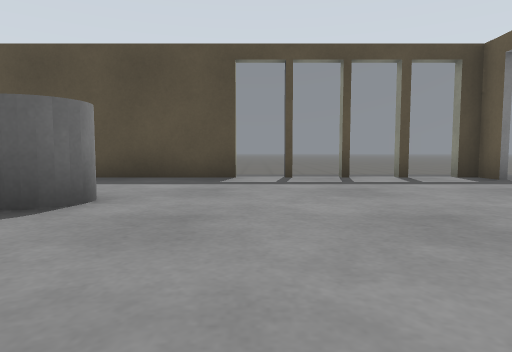
View 1 (above)

14 first-person views from a walk through a robot-simulator world made for Gazebo. The camera is 0.5 m above the floor, tilts 4° down and sees 75° across. The floor is counted in squares, 1 m on a side. Each view is taken from the middle of a square. On the plan, view 1 faces up. The plan holds only what a view shows up to about 9 squares ahead; the rest is blank.

View 2
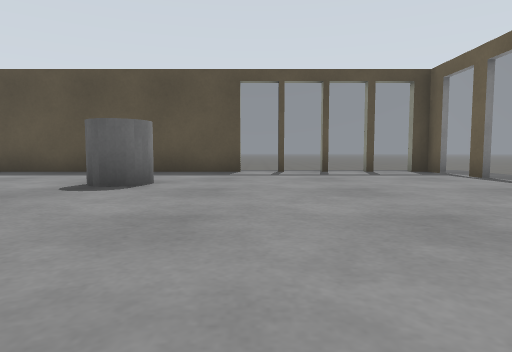

View 3
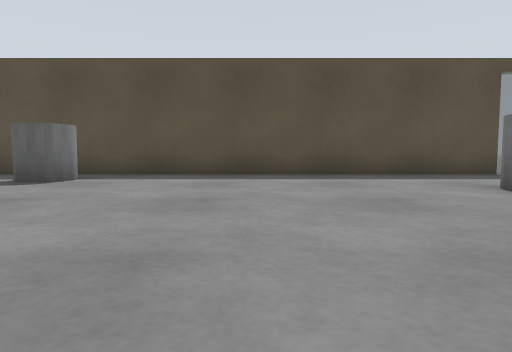

View 4
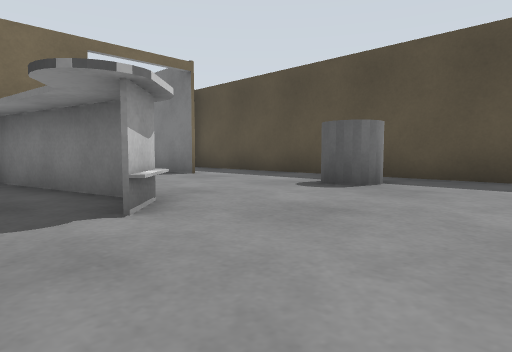

View 5
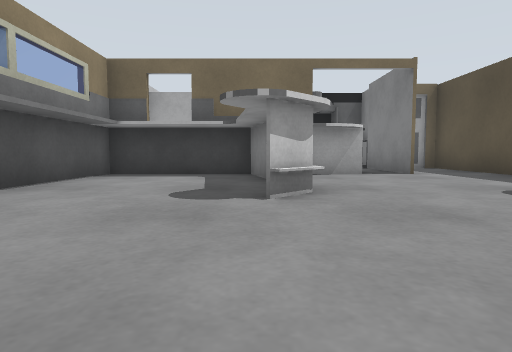

View 6
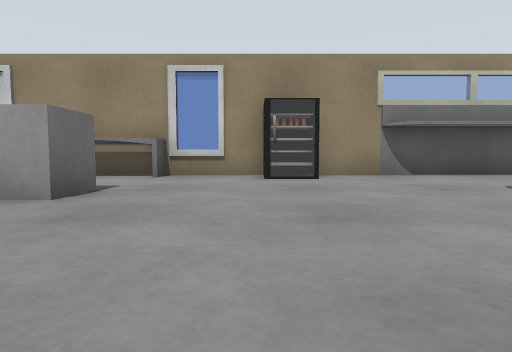

View 7
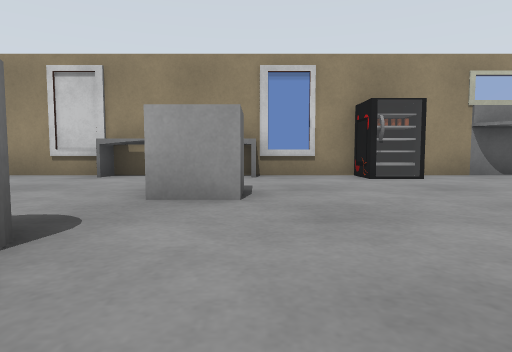

View 8
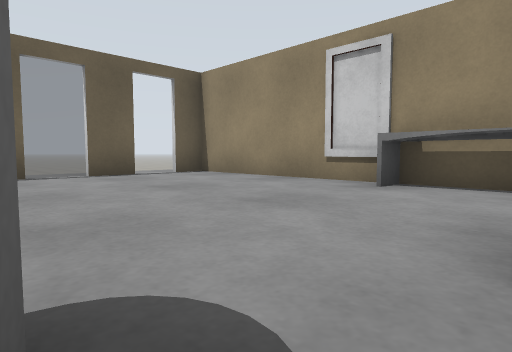

View 9
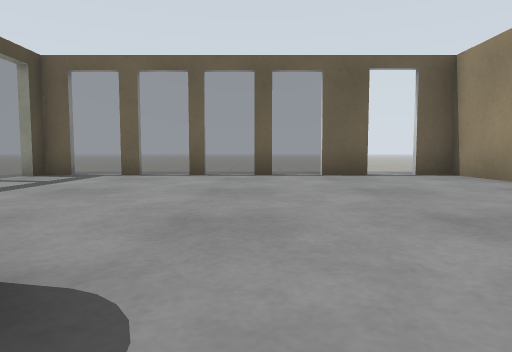

View 10
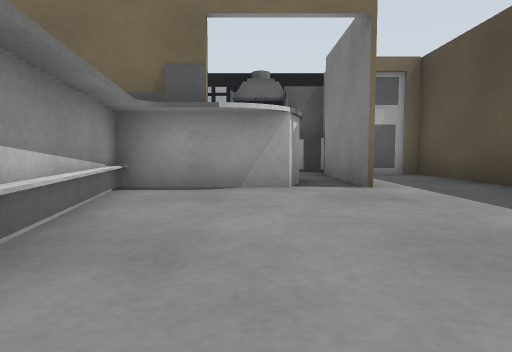

View 11
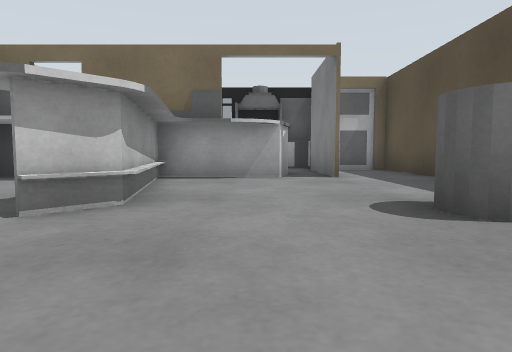

View 12
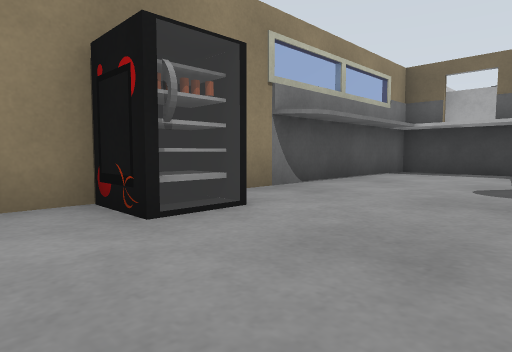

View 13
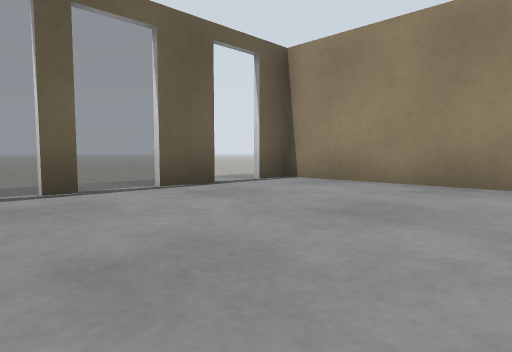

View 14
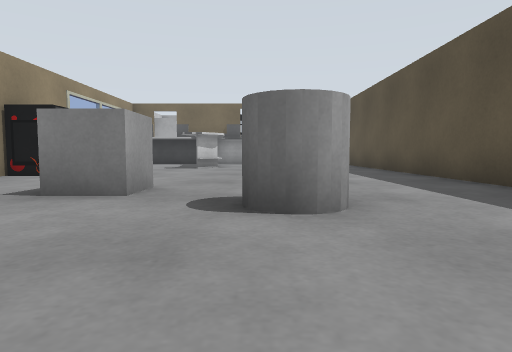

### Floor plan
Key: @ floor where view 1 was taken; # wall or solid block; . floor; / step, stairs or slope; = window, fence, low wall or low ledge; C grey cylinder; B grey box.
Columns run from 18 left of view 1 to 6 right of it. Each row starts with its distance up from view 1.
  7  #################=====#
  6  #.....................=
  5 #####...C..............#
  4 #  #............C......=
  3    ##...........C......=
  2     #..##..............#/
  1     #####.....BB.......=/
  0     ##............@....#/
 -1   ####.....=............
 -2     ###########===....#/
 -3          ## ##   ######

Where each view was taken, in squares from view 1:
view 1: 0 up, 0 right, facing up
view 2: 2 down, 0 right, facing up
view 3: 1 down, 6 left, facing up
view 4: 0 up, 7 left, facing up-left
view 5: 1 up, 6 left, facing left
view 6: 5 up, 6 left, facing down
view 7: 5 up, 4 left, facing down
view 8: 3 up, 3 left, facing down-right
view 9: 2 up, 3 left, facing right
view 10: 3 up, 9 left, facing left
view 11: 3 up, 7 left, facing left
view 12: 1 up, 5 left, facing down-left
view 13: 3 up, 0 right, facing down-right
view 14: 3 up, 1 right, facing left
